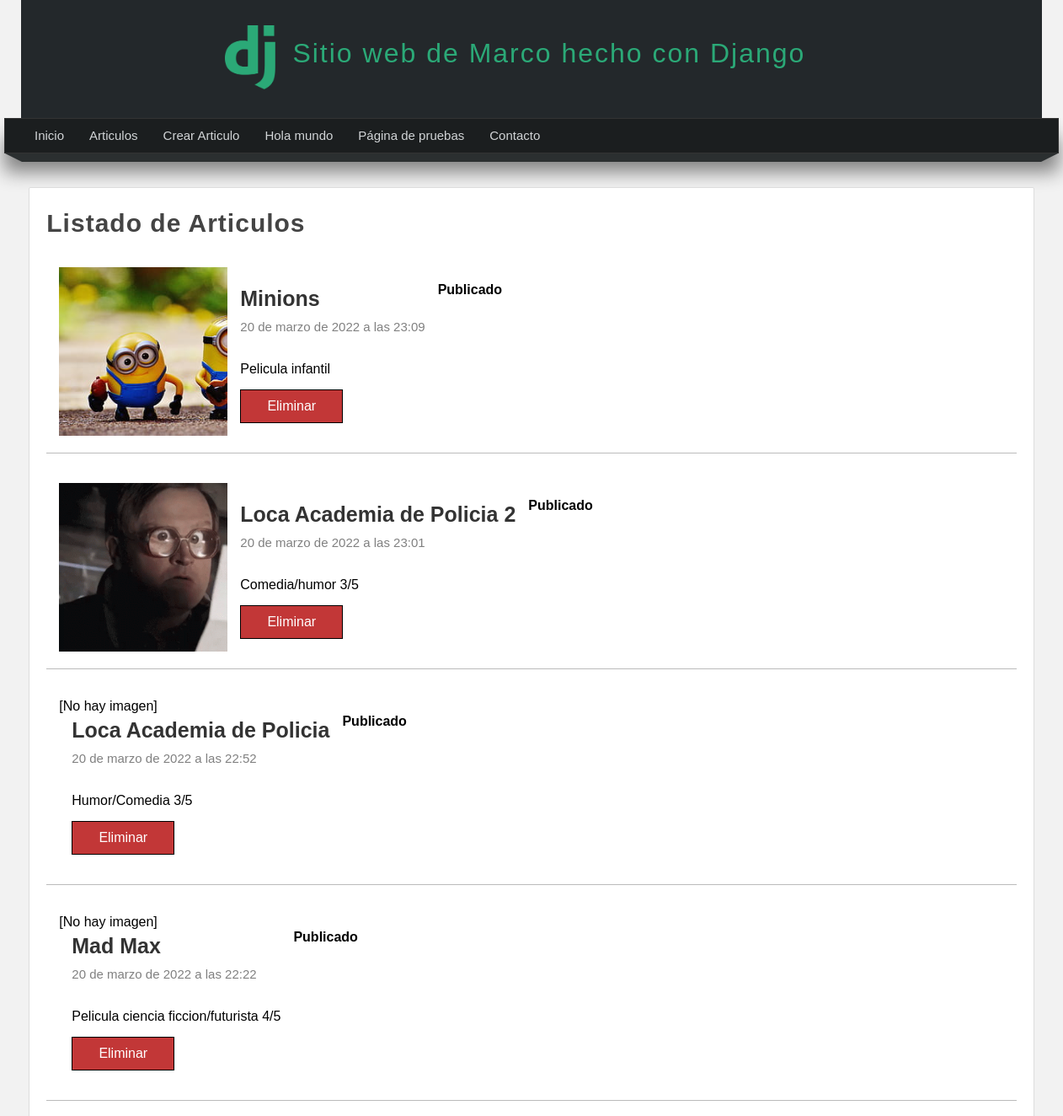
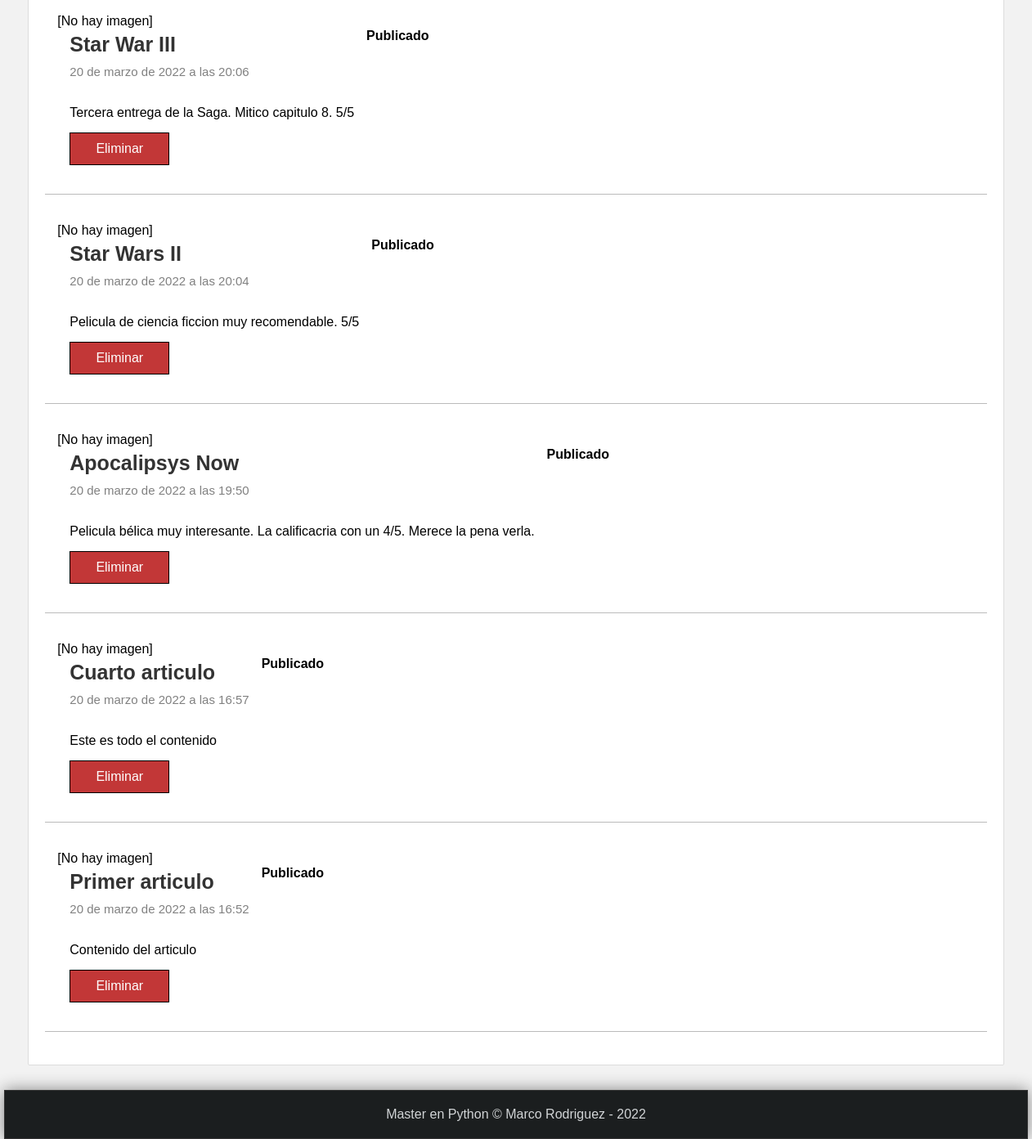
/articulos, run on the app's committed database (2 pictures, top to bottom).
### miapp/models.py (models this page shows, shortened)
class Article(models.Model):  # con models.Model le indico que esta clase es un modelo de BBDD
    title = models.CharField(max_length=150, verbose_name='Titulo')
    content = models.TextField(verbose_name='Contenido')
    image = models.ImageField(default="null", verbose_name='Imagen', upload_to="articles")
    public = models.BooleanField(verbose_name='¿Publicado?')
    created_at = models.DateTimeField(auto_now_add=True, verbose_name='Creado el')
    updated_at = models.DateTimeField(auto_now=True, verbose_name='Actualizado el')
    class Meta:
        verbose_name = 'Articulo'
        verbose_name_plural = 'Articulos'

### miapp/views.py (the view)
# urls.py: path('articulos', views.articulos, name='articulos'),
def articulos(request):
    articulos = Article.objects.filter(public=True).order_by('-id')
    """articulos = Article.objects.filter(
        Q(title__contains="Batman") | Q(title__contains="Cuarto")
    )"""
    return render(request, 'articulos.html', {
        'articulos': articulos,
        'title': 'Listado de Articulos'
    })

### miapp/templates/articulos.html (shortened to what this page needs)
{% extends 'layout.html' %}
{% load filters %}
{% block content %}
    <h1 class="title"> {{ title }}</h1>
    <p>
        {% for articulo in articulos %}
            <article class="article-item">
                {% if articulo.image != 'null' %}
                    <div class="image">
                        <img src="{{ articulo.image.url }}"/>
                    </div>
                {% else %}
                    [No hay imagen]
                {% endif %}
                <br>
                {% if articulo.public %}
                    <strong>Publicado</strong>
                {% else %}
                    <strong>Privado</strong>
                {% endif %}
                <div class="data">
                    <h2>{{ articulo.title }}</h2>
                    <span class="date">{{ articulo.created_at }}</span>
                    <br>
                    <p>
                        {{ articulo.content }}
                        <br>
                        <a href="{% url 'borrar' articulo.id %}" class="btn btn-delete">Eliminar</a>
                    </p>
                </div>
            </article>
        {% endfor %}
    </p>
{% endblock %}

### miapp/templates/layout.html (shortened to what this page needs)
{% load static %}
<!DOCTYPE html>
<html lang="en">
<head>
    {% load static %}
    <link href="{% static 'css/styles.css' %}" rel="stylesheet" type="text/css">
</head>
<body>
<header>
    <div id="logotipo">
        <img src="{% static 'images/logo.png' %}"/>
        <h1>Sitio web de Marco hecho con Django</h1>
    </div>
</header>
<nav>
    <ul>
        <li><a href="{% url 'inicio' %}">Inicio</a></li>
        <li><a href="{% url 'articulos' %}">Articulos</a></li>
        <li><a href="{% url 'create_full' %}">Crear Articulo</a></li>
        <li><a href="{% url 'hola_mundo' %}">Hola mundo</a></li>
        <li><a href="{% url 'pagina' %}">Página de pruebas</a></li>
        <li><a href="{% url 'contacto' %}">Contacto</a></li>
    </ul>
</nav>
<div class="barra">
    <span class="esquina-izquierda"></span>
    <span class="relleno-barra"></span>
    <span class="esquina-derecha"></span>
</div>
<div id="content">
    <div class="box">
        {% block content %}{% endblock %}
    </div>
</div>
<footer>
    Master en Python &copy; Marco Rodriguez - {% now "Y" %}
</footer>
</body>
</html>

### miapp/static/css/styles.css (style rules this page uses)
* { margin: 0px; padding: 0px; font-family: sans-serif, Arial, Helvetica; text-decoration: none; }
body { background-color: #F2F2F2; }
p, h2, h3 { margin-top: 5px; margin-bottom: 5px; }
ul, ol { margin-left: 20px; margin-bottom: 10px; }
header { width: 1212px; height: 140px; background-color: #23282b; margin: 0px auto; }
#logotipo { width: 60%; height: 130px; margin: 0 auto; padding-top: 10px; }
#logotipo img { display: block; width: 60px; float: left; margin-top: 20px; }
#logotipo h1 { display: block; float: left; margin-top: 35px; margin-left: 20px; letter-spacing: 2px; font-weight: lighter; color: #2ba977; }
nav { width: 1250px; height: 40px; background-color: #1b1e1f; border: 1px solid #333333; margin: 0 auto; box-shadow: 0px 22px 22px grey; font-size: 15px; }
nav ul { list-style: none; text-decoration: none; }
nav ul li { line-height: 40px; float: left; }
nav ul li a { display: block; padding-left: 15px; padding-right: 15px; color: #d1d4d6; }
.barra { width: 1250px; margin: 0 auto; }
.esquina-izquierda { display: block; border-left: 20px solid transparent; border-top: 10px solid #2b2f30; float: left; }
.esquina-derecha { display: block; border-right: 20px solid transparent; border-top: 10px solid #2b2f30; float: right; }
.relleno-barra { display: block; width: 1210px; height: 10px; background: #2b2f30; float: left; }
#content { width: 1212px; min-height: 930px; margin: 0 auto; margin-bottom: 30px; margin-top: 40px; }
.box { background: white; width: 95%; min-height: 930px; padding: 20px; border: 1px solid #ddd; border-radius: 2px; margin: 0 auto; }
.title { color: #444; letter-spacing: 1px; font-size: 30px; margin-bottom: 10px; margin-top: 5px; }
.article-item { margin-bottom: 20px; margin-top: 20px; border-bottom: 1px solid #bbb; padding: 15px; clear: both; }
.article-item .image { width: 200px; height: 200px; float: left; overflow: hidden; }
.article-item .image img { height: 200px; }
.article-item .data { float: left; padding: 15px; padding-top: 0px; }
.article-item h2 { display: block; margin-bottom: 10px; font-size: 25px; color: #333; }
.article-item span.date { display: block; margin-bottom: 10px; font-size: 15px; color: gray; }
.btn { width: 50px; padding: 10px; background: rgb(194, 55, 55); color: white; border: 1px solid black; display: block; width: 100px; margin-top: 15px; text-align: center; }
footer { width: 1250px; background: #1b1e1f; border: 1px solid #333; color: #d1d4d6; text-align: center; margin: 0 auto; padding-top: 20px; padding-bottom: 20px; box-shadow: 0px 0px 20px gray; }

### data on the page
Article: image (picture), public "Publicado", title "Minions", created_at "20 de marzo de 2022 a las 23:09", content "Pelicula infantil"
Article: image (picture), public "Publicado", title "Loca Academia de Policia 2", created_at "20 de marzo de 2022 a las 23:01", content "Comedia/humor 3/5"
Article: image "[No hay imagen]", public "Publicado", title "Loca Academia de Policia", created_at "20 de marzo de 2022 a las 22:52", content "Humor/Comedia 3/5"
Article: image "[No hay imagen]", public "Publicado", title "Mad Max", created_at "20 de marzo de 2022 a las 22:22", content "Pelicula ciencia ficcion/futurista 4/5"
Article: image "[No hay imagen]", public "Publicado", title "Star War III", created_at "20 de marzo de 2022 a las 20:06", content "Tercera entrega de la Saga. Mitico capitulo 8. 5/5"
Article: image "[No hay imagen]", public "Publicado", title "Star Wars II", created_at "20 de marzo de 2022 a las 20:04", content "Pelicula de ciencia ficcion muy recomendable. 5/5"
Article: image "[No hay imagen]", public "Publicado", title "Apocalipsys Now", created_at "20 de marzo de 2022 a las 19:50", content "Pelicula bélica muy interesante. La calificacria con un 4/5. Merece la pena verla."
Article: image "[No hay imagen]", public "Publicado", title "Cuarto articulo", created_at "20 de marzo de 2022 a las 16:57", content "Este es todo el contenido"
Article: image "[No hay imagen]", public "Publicado", title "Primer articulo", created_at "20 de marzo de 2022 a las 16:52", content "Contenido del articulo"

### other printed values
{{ title }} "Listado de Articulos"
